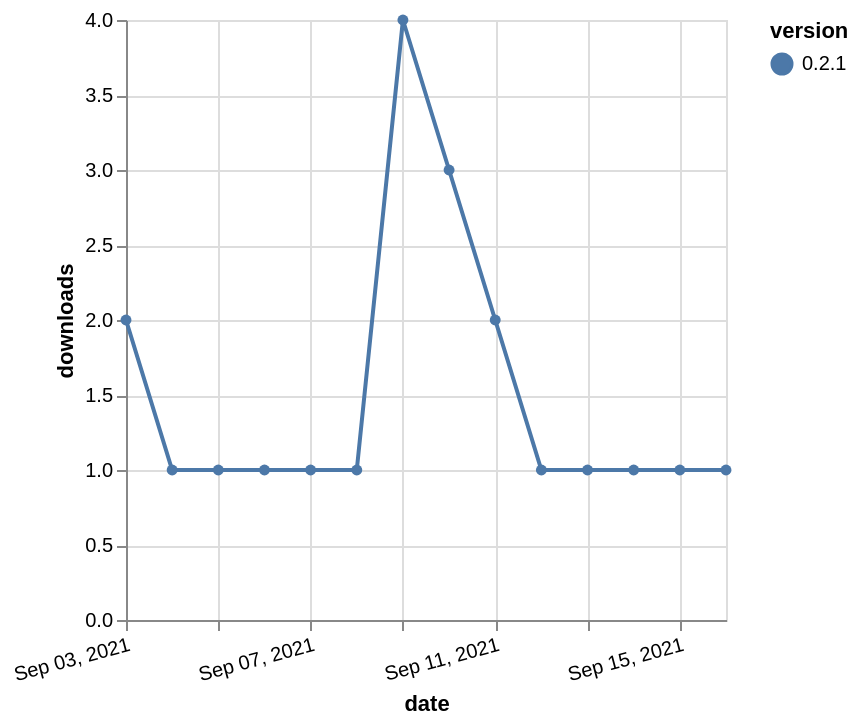

Write a Vega-Lite specification for this figure.
### Vega-Lite specification from a JSON file in a GitHub repository (floating-point values rounded to 4 significant figures)
{"$schema": "https://vega.github.io/schema/vega-lite/v5.json", "description": "A simple bar chart with embedded data.", "data": {"values": [{"date": "2021-09-03", "total": 668, "delta": 2, "version": "0.2.1"}, {"date": "2021-09-04", "total": 669, "delta": 1, "version": "0.2.1"}, {"date": "2021-09-05", "total": 670, "delta": 1, "version": "0.2.1"}, {"date": "2021-09-06", "total": 671, "delta": 1, "version": "0.2.1"}, {"date": "2021-09-07", "total": 672, "delta": 1, "version": "0.2.1"}, {"date": "2021-09-08", "total": 673, "delta": 1, "version": "0.2.1"}, {"date": "2021-09-09", "total": 677, "delta": 4, "version": "0.2.1"}, {"date": "2021-09-10", "total": 680, "delta": 3, "version": "0.2.1"}, {"date": "2021-09-11", "total": 682, "delta": 2, "version": "0.2.1"}, {"date": "2021-09-12", "total": 683, "delta": 1, "version": "0.2.1"}, {"date": "2021-09-13", "total": 684, "delta": 1, "version": "0.2.1"}, {"date": "2021-09-14", "total": 685, "delta": 1, "version": "0.2.1"}, {"date": "2021-09-15", "total": 686, "delta": 1, "version": "0.2.1"}, {"date": "2021-09-16", "total": 687, "delta": 1, "version": "0.2.1"}]}, "width": "container", "mark": {"type": "line", "point": {"filled": true}}, "encoding": {"x": {"field": "date", "type": "temporal", "timeUnit": "yearmonthdate", "title": "date", "axis": {"labelAngle": -15}}, "y": {"field": "delta", "type": "quantitative", "title": "downloads"}, "color": {"field": "version", "type": "nominal"}, "tooltip": {"field": "delta"}}}
